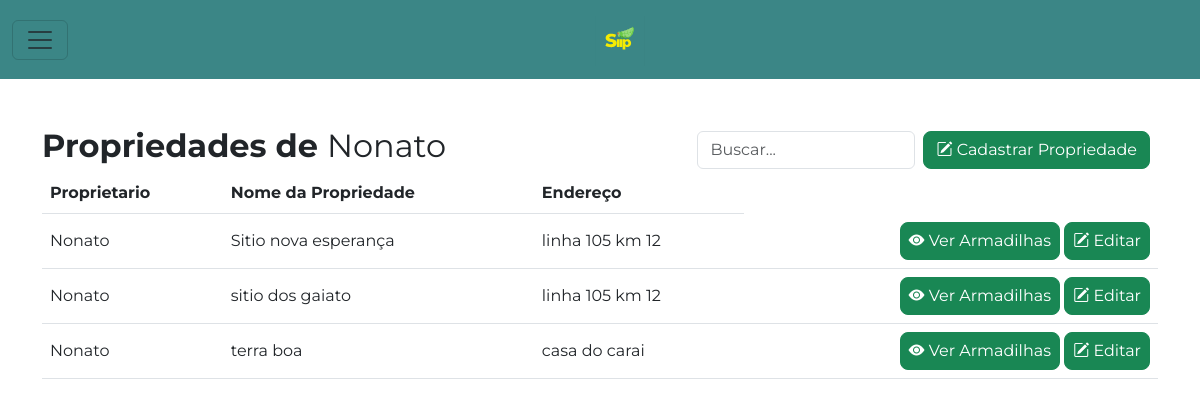
The app's page /proprietarios/propriedades/1/, older data.
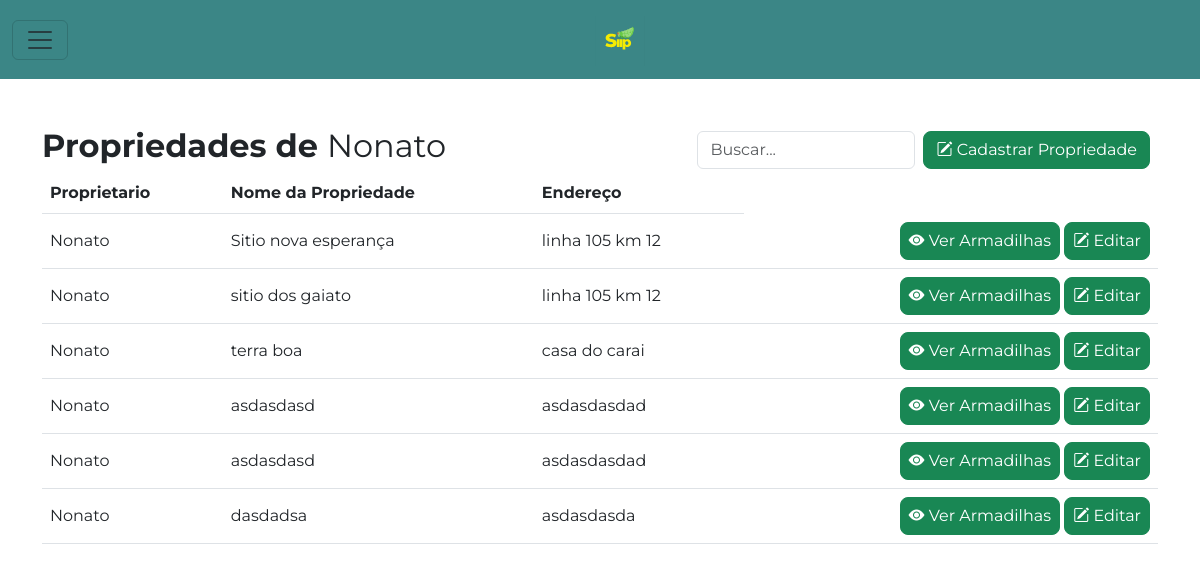
The same page, newer data.
### inicio/models.py (models this page shows, shortened)
class Propriedade(models.Model):
    proprietario = models.ForeignKey(Proprietario, on_delete=models.CASCADE, related_name='propriedades')
    nome_propriedade = models.CharField(max_length=100)
    endereco = models.CharField(max_length=255)

class Proprietario(models.Model):
    nome = models.CharField(max_length=100)
    imagem = models.ImageField(upload_to='proprietarios/proprietarios/', null=True, blank=True)
    numero_telefone = models.CharField(max_length=15)
    email = models.EmailField(unique=True)
    def __str__(self):
        return self.nome

### propriedades/views.py (the view)
# urls.py: path('propriedades/<int:proprietario_id>/', propriedades, name='propriedades'),
def propriedades(request, proprietario_id):
    proprietario = get_object_or_404(Proprietario, id=proprietario_id) # Recupere o proprietário com base no ID fornecido ou retorne um erro 404 se não existir
    propriedades = Propriedade.objects.filter(proprietario=proprietario) # Recupere as propriedades associadas a esse proprietário
    if request.method == 'POST':
        form = PropriedadeForm(request.POST)
        if form.is_valid():
            propriedade = form.save(commit=False)
            propriedade.proprietario = proprietario
            propriedade.save()
            return redirect('propriedades', proprietario_id=proprietario_id) # Redireciona para a mesma página para evitar o envio de dados novamente ao atualizar a página
    else:
        form = PropriedadeForm()
    context = {'proprietario': proprietario, 'propriedades': propriedades, 'form': form}# Passa o proprietário, suas propriedades e o formulário para o contexto do template
    return render(request, 'propriedades/propriedades.html', context)

### propriedades/forms.py
class PropriedadeForm(forms.ModelForm):
    class Meta:
        model = Propriedade
        fields = ['nome_propriedade', 'endereco']

### templates/propriedades/propriedades.html (shortened to what this page needs)
{% extends 'inicio/base.html' %}
{% load static %}
{% block content %}
<div class="container mt-5">
    <div class="d-flex justify-content-between align-items-center">
        <h2 class="fw-bold">Propriedades de
            <span class="fw-normal">{{ proprietario.nome }}</span>
        </h2>
        <div class="d-flex align-items-center">
            <input type="text" class="form-control me-2" placeholder="Buscar...">
            <button type="button" class="btn btn-success me-2 rounded-3 align-self-center flex-shrink-0"
                data-bs-toggle="modal" data-bs-target="#cadastrapropriedade">
                <i class="bi bi-pencil-square"></i> Cadastrar Propriedade
            </button>
        </div>
    </div>
    <table class="table">
        <thead>
            <tr>
                <th scope="col">Proprietario</th>
                <th scope="col">Nome da Propriedade</th>
                <th scope="col">Endereço</th>
            </tr>
        </thead>
        <tbody>
            {% for propriedade in propriedades %}
            <tr>
                <td class="align-middle">{{ propriedade.proprietario }}</td>
                <td class="align-middle">{{ propriedade.nome_propriedade }}</td>
                <td class="align-middle">{{ propriedade.endereco }}</td>
                <td class="text-end align-middle">
                    <a href="{% url 'armadilhas' propriedade_id=propriedade.id %}"
                        class="btn btn-success ps-2 pe-2 rounded-3">
                        <i class="bi bi-eye-fill"></i> Ver Armadilhas
                    </a>
                    <button class="btn btn-success ps-2 pe-2 rounded-3"
                        data-bs-target="#editarpropriedade{{ propriedade.id }}" data-bs-toggle="modal">
                        <i class="bi bi-pencil-square"></i> Editar
                    </button>
                </td>
            </tr>
            {% endfor %}
        </tbody>
    </table>
</div>
{% endblock %}

Row changes from the older to the newer data that the page shows:
added Propriedade: proprietario "Nonato", nome_propriedade "asdasdasd", endereco "asdasdasdad"
added Propriedade: proprietario "Nonato", nome_propriedade "asdasdasd", endereco "asdasdasdad"
added Propriedade: proprietario "Nonato", nome_propriedade "dasdadsa", endereco "asdasdasda"
